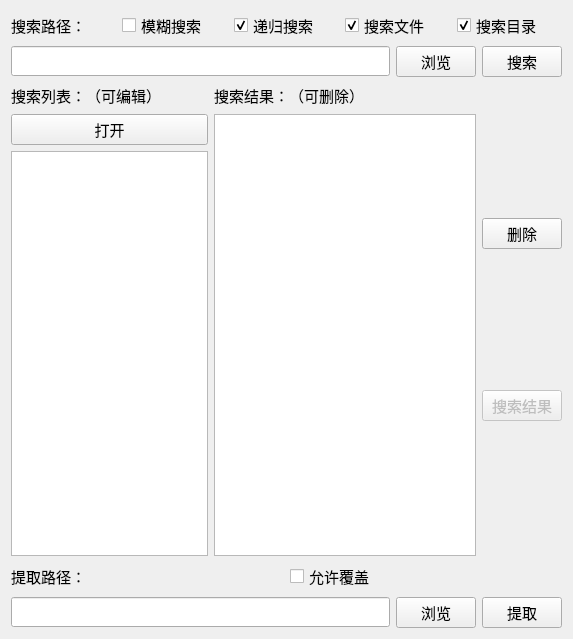
<?xml version="1.0" encoding="UTF-8"?>
<ui version="4.0">
 <class>FileExtract2</class>
 <widget class="QWidget" name="FileExtract2">
  <property name="geometry">
   <rect>
    <x>0</x>
    <y>0</y>
    <width>573</width>
    <height>639</height>
   </rect>
  </property>
  <property name="font">
   <font>
    <family>Consolas</family>
    <pointsize>11</pointsize>
   </font>
  </property>
  <property name="windowTitle">
   <string>FileExtract2</string>
  </property>
  <property name="windowIcon">
   <iconset>
    <normaloff>main.ico</normaloff>main.ico</iconset>
  </property>
  <property name="autoFillBackground">
   <bool>true</bool>
  </property>
  <layout class="QHBoxLayout" name="horizontalLayout_2">
   <item>
    <layout class="QVBoxLayout" name="verticalLayout_3">
     <item>
      <layout class="QVBoxLayout" name="verticalLayout_9">
       <item>
        <layout class="QHBoxLayout" name="horizontalLayout_16">
         <item>
          <widget class="QLabel" name="label_4">
           <property name="minimumSize">
            <size>
             <width>0</width>
             <height>25</height>
            </size>
           </property>
           <property name="text">
            <string>搜索路径：</string>
           </property>
          </widget>
         </item>
         <item>
          <widget class="QCheckBox" name="checkBox_fuzzy">
           <property name="minimumSize">
            <size>
             <width>0</width>
             <height>25</height>
            </size>
           </property>
           <property name="text">
            <string>模糊搜索</string>
           </property>
           <property name="checked">
            <bool>false</bool>
           </property>
          </widget>
         </item>
         <item>
          <widget class="QCheckBox" name="checkBox_recursion">
           <property name="minimumSize">
            <size>
             <width>0</width>
             <height>25</height>
            </size>
           </property>
           <property name="text">
            <string>递归搜索</string>
           </property>
           <property name="checked">
            <bool>true</bool>
           </property>
          </widget>
         </item>
         <item>
          <widget class="QCheckBox" name="checkBox_searchFile">
           <property name="minimumSize">
            <size>
             <width>0</width>
             <height>25</height>
            </size>
           </property>
           <property name="text">
            <string>搜索文件</string>
           </property>
           <property name="checked">
            <bool>true</bool>
           </property>
          </widget>
         </item>
         <item>
          <widget class="QCheckBox" name="checkBox_searchDir">
           <property name="minimumSize">
            <size>
             <width>0</width>
             <height>25</height>
            </size>
           </property>
           <property name="text">
            <string>搜索目录</string>
           </property>
           <property name="checked">
            <bool>true</bool>
           </property>
          </widget>
         </item>
        </layout>
       </item>
       <item>
        <layout class="QHBoxLayout" name="horizontalLayout_17" stretch="6,1,1">
         <item>
          <widget class="QLineEdit" name="lineEdit_input">
           <property name="minimumSize">
            <size>
             <width>0</width>
             <height>30</height>
            </size>
           </property>
           <property name="text">
            <string/>
           </property>
           <property name="readOnly">
            <bool>false</bool>
           </property>
          </widget>
         </item>
         <item>
          <widget class="QPushButton" name="pushButton_scaninput">
           <property name="minimumSize">
            <size>
             <width>0</width>
             <height>30</height>
            </size>
           </property>
           <property name="text">
            <string>浏览</string>
           </property>
          </widget>
         </item>
         <item>
          <widget class="QPushButton" name="pushButton_search">
           <property name="minimumSize">
            <size>
             <width>0</width>
             <height>30</height>
            </size>
           </property>
           <property name="text">
            <string>搜索</string>
           </property>
          </widget>
         </item>
        </layout>
       </item>
      </layout>
     </item>
     <item>
      <layout class="QHBoxLayout" name="horizontalLayout" stretch="3,4,1">
       <item>
        <layout class="QVBoxLayout" name="verticalLayout">
         <item>
          <widget class="QLabel" name="label_5">
           <property name="minimumSize">
            <size>
             <width>0</width>
             <height>25</height>
            </size>
           </property>
           <property name="text">
            <string>搜索列表：（可编辑）</string>
           </property>
          </widget>
         </item>
         <item>
          <widget class="QPushButton" name="pushButton_scanlist">
           <property name="minimumSize">
            <size>
             <width>0</width>
             <height>30</height>
            </size>
           </property>
           <property name="text">
            <string>打开</string>
           </property>
          </widget>
         </item>
         <item>
          <widget class="QTextEdit" name="textEdit"/>
         </item>
        </layout>
       </item>
       <item>
        <layout class="QVBoxLayout" name="verticalLayout_11">
         <item>
          <widget class="QLabel" name="label_6">
           <property name="minimumSize">
            <size>
             <width>0</width>
             <height>25</height>
            </size>
           </property>
           <property name="text">
            <string>搜索结果：（可删除）</string>
           </property>
          </widget>
         </item>
         <item>
          <widget class="QListView" name="listView">
           <property name="font">
            <font>
             <family>Consolas</family>
             <pointsize>12</pointsize>
            </font>
           </property>
           <property name="editTriggers">
            <set>QAbstractItemView::NoEditTriggers</set>
           </property>
           <property name="selectionMode">
            <enum>QAbstractItemView::ExtendedSelection</enum>
           </property>
           <property name="gridSize">
            <size>
             <width>0</width>
             <height>25</height>
            </size>
           </property>
          </widget>
         </item>
        </layout>
       </item>
       <item>
        <layout class="QVBoxLayout" name="verticalLayout_2">
         <item>
          <widget class="QPushButton" name="pushButton_delete">
           <property name="minimumSize">
            <size>
             <width>0</width>
             <height>30</height>
            </size>
           </property>
           <property name="text">
            <string>删除</string>
           </property>
          </widget>
         </item>
         <item>
          <widget class="QPushButton" name="pushButton_searchresult">
           <property name="enabled">
            <bool>false</bool>
           </property>
           <property name="text">
            <string>搜索结果</string>
           </property>
          </widget>
         </item>
        </layout>
       </item>
      </layout>
     </item>
     <item>
      <layout class="QVBoxLayout" name="verticalLayout_12">
       <item>
        <layout class="QHBoxLayout" name="horizontalLayout_19">
         <item>
          <widget class="QLabel" name="label_13">
           <property name="minimumSize">
            <size>
             <width>0</width>
             <height>25</height>
            </size>
           </property>
           <property name="text">
            <string>提取路径：</string>
           </property>
          </widget>
         </item>
         <item>
          <widget class="QCheckBox" name="checkBox_override">
           <property name="minimumSize">
            <size>
             <width>0</width>
             <height>25</height>
            </size>
           </property>
           <property name="text">
            <string>允许覆盖</string>
           </property>
          </widget>
         </item>
        </layout>
       </item>
       <item>
        <layout class="QHBoxLayout" name="horizontalLayout_20" stretch="6,1,1">
         <item>
          <widget class="QLineEdit" name="lineEdit_output">
           <property name="minimumSize">
            <size>
             <width>0</width>
             <height>30</height>
            </size>
           </property>
           <property name="text">
            <string/>
           </property>
           <property name="readOnly">
            <bool>false</bool>
           </property>
          </widget>
         </item>
         <item>
          <widget class="QPushButton" name="pushButton_scanoutput">
           <property name="minimumSize">
            <size>
             <width>0</width>
             <height>30</height>
            </size>
           </property>
           <property name="text">
            <string>浏览</string>
           </property>
          </widget>
         </item>
         <item>
          <widget class="QPushButton" name="pushButton_extract">
           <property name="minimumSize">
            <size>
             <width>0</width>
             <height>30</height>
            </size>
           </property>
           <property name="text">
            <string>提取</string>
           </property>
          </widget>
         </item>
        </layout>
       </item>
      </layout>
     </item>
    </layout>
   </item>
  </layout>
 </widget>
 <layoutdefault spacing="6" margin="11"/>
 <resources/>
 <connections>
  <connection>
   <sender>textEdit</sender>
   <signal>textChanged()</signal>
   <receiver>FileExtract2</receiver>
   <slot>textEidt_textChanged()</slot>
   <hints>
    <hint type="sourcelabel">
     <x>131</x>
     <y>228</y>
    </hint>
    <hint type="destinationlabel">
     <x>572</x>
     <y>217</y>
    </hint>
   </hints>
  </connection>
  <connection>
   <sender>pushButton_search</sender>
   <signal>clicked()</signal>
   <receiver>FileExtract2</receiver>
   <slot>searchClicked()</slot>
   <hints>
    <hint type="sourcelabel">
     <x>560</x>
     <y>79</y>
    </hint>
    <hint type="destinationlabel">
     <x>572</x>
     <y>61</y>
    </hint>
   </hints>
  </connection>
  <connection>
   <sender>pushButton_delete</sender>
   <signal>clicked()</signal>
   <receiver>FileExtract2</receiver>
   <slot>deleteClicked()</slot>
   <hints>
    <hint type="sourcelabel">
     <x>560</x>
     <y>251</y>
    </hint>
    <hint type="destinationlabel">
     <x>572</x>
     <y>352</y>
    </hint>
   </hints>
  </connection>
  <connection>
   <sender>pushButton_extract</sender>
   <signal>clicked()</signal>
   <receiver>FileExtract2</receiver>
   <slot>extractClicked()</slot>
   <hints>
    <hint type="sourcelabel">
     <x>560</x>
     <y>626</y>
    </hint>
    <hint type="destinationlabel">
     <x>572</x>
     <y>581</y>
    </hint>
   </hints>
  </connection>
  <connection>
   <sender>pushButton_scaninput</sender>
   <signal>clicked()</signal>
   <receiver>FileExtract2</receiver>
   <slot>scanInputClicked()</slot>
   <hints>
    <hint type="sourcelabel">
     <x>479</x>
     <y>79</y>
    </hint>
    <hint type="destinationlabel">
     <x>572</x>
     <y>13</y>
    </hint>
   </hints>
  </connection>
  <connection>
   <sender>pushButton_scanoutput</sender>
   <signal>clicked()</signal>
   <receiver>FileExtract2</receiver>
   <slot>scanOutputClicked()</slot>
   <hints>
    <hint type="sourcelabel">
     <x>479</x>
     <y>626</y>
    </hint>
    <hint type="destinationlabel">
     <x>572</x>
     <y>536</y>
    </hint>
   </hints>
  </connection>
  <connection>
   <sender>pushButton_scanlist</sender>
   <signal>clicked()</signal>
   <receiver>FileExtract2</receiver>
   <slot>scanListClicked()</slot>
   <hints>
    <hint type="sourcelabel">
     <x>207</x>
     <y>155</y>
    </hint>
    <hint type="destinationlabel">
     <x>572</x>
     <y>134</y>
    </hint>
   </hints>
  </connection>
  <connection>
   <sender>pushButton_searchresult</sender>
   <signal>clicked()</signal>
   <receiver>FileExtract2</receiver>
   <slot>searchResultClicked()</slot>
   <hints>
    <hint type="sourcelabel">
     <x>540</x>
     <y>402</y>
    </hint>
    <hint type="destinationlabel">
     <x>571</x>
     <y>402</y>
    </hint>
   </hints>
  </connection>
 </connections>
 <slots>
  <slot>textEidt_textChanged()</slot>
  <slot>searchClicked()</slot>
  <slot>deleteClicked()</slot>
  <slot>extractClicked()</slot>
  <slot>scanInputClicked()</slot>
  <slot>scanOutputClicked()</slot>
  <slot>scanListClicked()</slot>
  <slot>searchResultClicked()</slot>
 </slots>
</ui>
